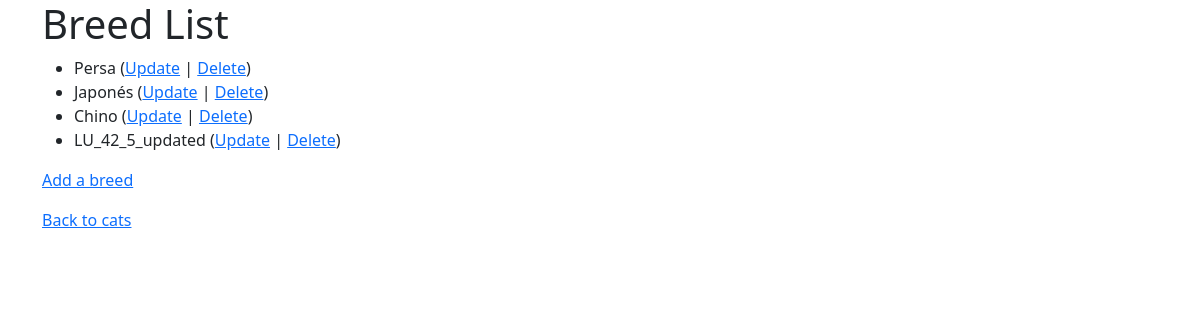
Page /cats/lookup/ (signed in) on the committed database.
### cats/models.py (models this page shows, shortened)
class Breed(models.Model):
    name = models.CharField(
            max_length=200,
            validators=[MinLengthValidator(2, "Breed must be greater than 1 character")]
    )

### cats/views.py (the view)
# urls.py: path('lookup/', views.BreedView.as_view(), name='breed_list'),
class BreedView(LoginRequiredMixin, View):
    def get(self, request):
        bl = Breed.objects.all()
        ctx = {'breed_list': bl}
        return render(request, 'cats/breed_list.html', ctx)

### home/context_processors.py (called while the page is built)
def settings(request):
    return {
        'settings': django_settings,
    }

### cats/templates/cats/breed_list.html
{% extends "base_bootstrap.html" %}
{% block content %}
  <h1>Breed List</h1>
  {% if breed_list %}
  <ul>
    {% for breed in breed_list %}
      <li>
          {{ breed.name }}
         (<a href="{% url 'cats:breed_update' breed.id %}">Update</a> |
          <a href="{% url 'cats:breed_delete' breed.id %}">Delete</a>)
      </li>
    {% endfor %}
  </ul>
  {% else %}
    <p>There are no breeds in the library.</p>
  {% endif %}
  <p><a href="{% url 'cats:breed_create' %}">Add a breed</a></p>
  <p>
    <a href="{% url 'cats:all' %}">Back to cats</a>
  </p>
{% endblock %}

### rows in the picture
Breed: name "Persa"
Breed: name "Japonés"
Breed: name "Chino"
Breed: name "LU_42_5_updated"
